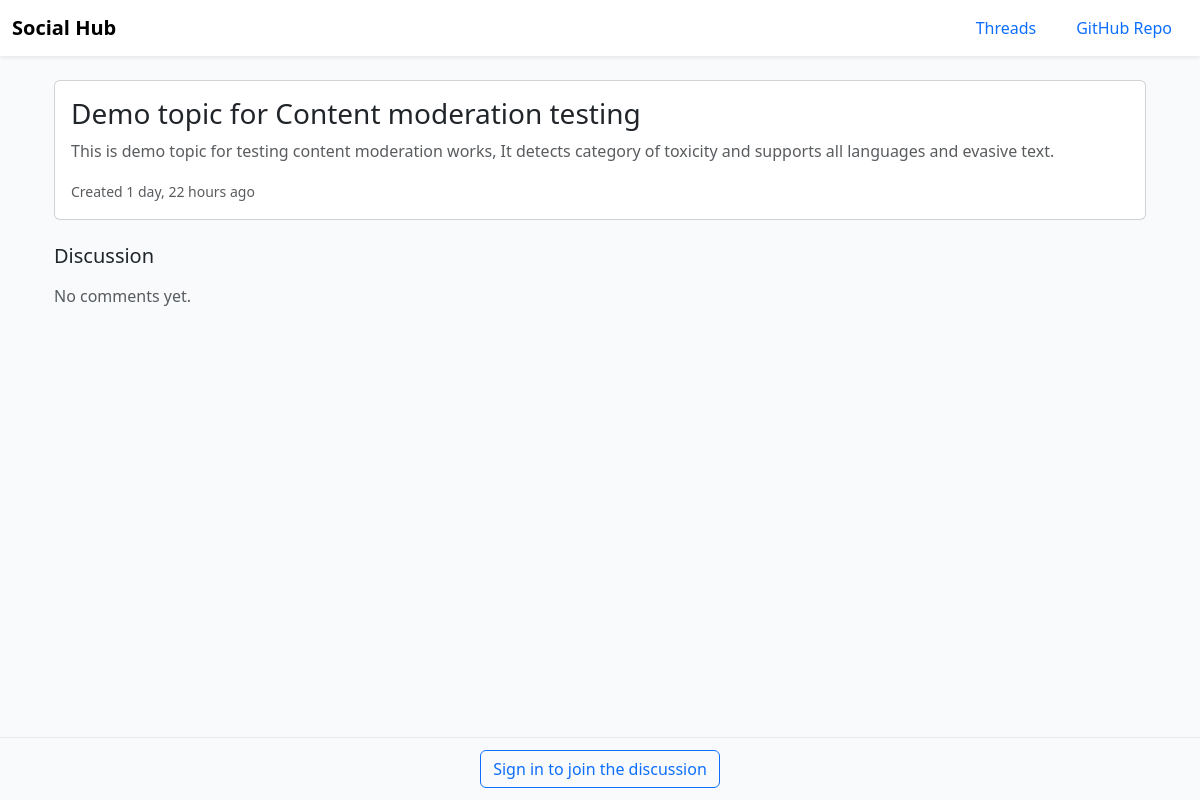
Page /topic_detail/3 on the committed database.
### Home/models.py (models this page shows, shortened)
class Topic(models.Model):
    title = models.CharField(max_length=200)
    body = models.TextField(blank=True)
    created_at = models.DateTimeField(auto_now_add=True)

### Home/views.py (the view)
# urls.py: path('topic_detail/<int:id>', views.topic, name='topic_detail'),
def topic(request, id):
    topic = get_object_or_404(Topic, id=id)
    comments = Comment.objects.filter(topic=topic).order_by("-created_at")
    return render(request, "Home/details.html", {
        "topic": topic,
        "comments": comments
    })

### Home/templates/Home/details.html (shortened to what this page needs)
{% extends "Home/base.html" %}
{% block content %}
<div class="container pb-5">
  <div class="card mb-4">
    <div class="card-body">
      <h3 class="card-title">{{ topic.title }}</h3>
      {% if topic.body %}
        <p class="text-muted">{{ topic.body }}</p>
      {% endif %}
      <small class="text-muted">
        Created {{ topic.created_at|timesince }} ago
      </small>
    </div>
  </div>
  <h5 class="mb-3">Discussion</h5>
  {% if comments %}
    {% for comment in comments %}
      <div class="card mb-3">
        <div class="card-body">
          <div class="mb-2">
            {% if comment.top_label == "clean" %}
              <span class="badge text-bg-success">clean</span>
            {% else %}
              <span class="badge text-bg-warning">{{ comment.top_label }}</span>
              {% if comment.is_flagged %}
                <span class="badge text-bg-danger">flagged</span>
              {% endif %}
            {% endif %}
            {% if comment.has_profanity %}
                <span class="badge text-bg-dark">profanity</span>
            {% endif %}
          </div>
          <p class="mb-1">{{ comment.text }}</p>
          <small class="text-muted">
            {{ comment.user.username }} · {{ comment.created_at|timesince }} ago
          </small>
        </div>
      </div>
    {% endfor %}
  {% else %}
    <p class="text-muted">No comments yet.</p>
  {% endif %}
</div>
{% if user.is_authenticated %}
<form method="post" action="{% url 'post_comment' topic.id %}" class="comment-bar">
  {% csrf_token %}
  <div class="container">
    <div class="comment-composer shadow-sm">
      <div class="comment-input-wrap">
        <textarea
          id="commentText"
          name="text"
          class="comment-textarea"
          rows="1"
          maxlength="1000"
          placeholder="Write a comment…"
          aria-label="Write a comment"
          required></textarea>
        <button id="sendBtn" class="btn btn-primary comment-send" type="submit" disabled>
          <span class="me-1">Send</span>
          <span aria-hidden="true">➤</span>
        </button>
      </div>
      <div class="comment-meta">
        <small class="text-muted">
          Be respectful • Your comment will be moderation-labeled
        </small>
        <small class="text-muted">
          <span id="charCount">0</span>/1000
        </small>
      </div>
    </div>
  </div>
</form>
{% else %}
<div class="comment-bar text-center">
  <a href="{% url 'login' %}" class="btn btn-outline-primary">
    Sign in to join the discussion
  </a>
</div>
{% endif %}
{% endblock %}

### Home/templates/Home/base.html (style rules this page uses)
body { min-height: 100vh; background-color: #f8fafc; }

### Home/templates/Home/details.html (style rules this page uses)
.comment-bar { position: fixed; bottom: 0; left: 0; width: 100%; background: rgba(248, 250, 252, 0.92); backdrop-filter: blur(8px); border-top: 1px solid #e5e7eb; padding: 12px 0; z-index: 1030; }

### rows in the picture
Topic: title "Demo topic for Content moderation testing", body "This is demo topic for testing content moderation works, It detects category of toxicity and supports all languages and evasive text.", created_at "1 day, 22 hours"
